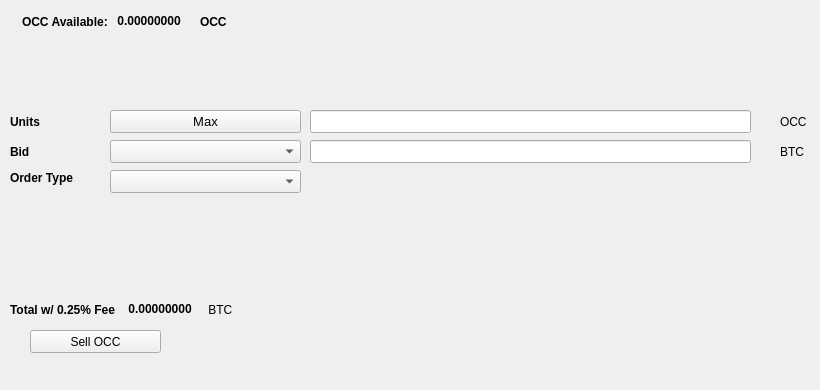
   <widget class="QWidget" name="SellTab">
    <attribute name="title">
     <string>Sell</string>
    </attribute>
    <widget class="QLabel" name="label_16">
     <property name="geometry">
      <rect>
       <x>780</x>
       <y>140</y>
       <width>31</width>
       <height>23</height>
      </rect>
     </property>
     <property name="text">
      <string>BTC</string>
     </property>
    </widget>
    <widget class="QComboBox" name="SellBidcomboBox">
     <property name="geometry">
      <rect>
       <x>110</x>
       <y>140</y>
       <width>191</width>
       <height>23</height>
      </rect>
     </property>
     <property name="font">
      <font>
       <pointsize>10</pointsize>
      </font>
     </property>
    </widget>
    <widget class="QLabel" name="label_18">
     <property name="geometry">
      <rect>
       <x>10</x>
       <y>110</y>
       <width>46</width>
       <height>23</height>
      </rect>
     </property>
     <property name="font">
      <font>
       <weight>75</weight>
       <bold>true</bold>
      </font>
     </property>
     <property name="text">
      <string>Units</string>
     </property>
    </widget>
    <widget class="QPushButton" name="Sell_Max_Amount">
     <property name="geometry">
      <rect>
       <x>110</x>
       <y>110</y>
       <width>191</width>
       <height>23</height>
      </rect>
     </property>
     <property name="font">
      <font>
       <pointsize>10</pointsize>
      </font>
     </property>
     <property name="text">
      <string>Max</string>
     </property>
    </widget>
    <widget class="QLabel" name="label_20">
     <property name="geometry">
      <rect>
       <x>10</x>
       <y>170</y>
       <width>91</width>
       <height>16</height>
      </rect>
     </property>
     <property name="font">
      <font>
       <weight>75</weight>
       <bold>true</bold>
      </font>
     </property>
     <property name="text">
      <string>Order Type</string>
     </property>
    </widget>
    <widget class="QComboBox" name="SellOrdertypeCombo">
     <property name="geometry">
      <rect>
       <x>110</x>
       <y>170</y>
       <width>191</width>
       <height>23</height>
      </rect>
     </property>
     <property name="font">
      <font>
       <pointsize>10</pointsize>
      </font>
     </property>
    </widget>
    <widget class="QLabel" name="label_21">
     <property name="geometry">
      <rect>
       <x>10</x>
       <y>140</y>
       <width>46</width>
       <height>23</height>
      </rect>
     </property>
     <property name="font">
      <font>
       <weight>75</weight>
       <bold>true</bold>
      </font>
     </property>
     <property name="text">
      <string>Bid</string>
     </property>
    </widget>
    <widget class="QLabel" name="label_22">
     <property name="geometry">
      <rect>
       <x>780</x>
       <y>110</y>
       <width>31</width>
       <height>23</height>
      </rect>
     </property>
     <property name="text">
      <string>OCC</string>
     </property>
    </widget>
    <widget class="QLineEdit" name="UnitsInputOCC">
     <property name="geometry">
      <rect>
       <x>310</x>
       <y>110</y>
       <width>441</width>
       <height>23</height>
      </rect>
     </property>
     <property name="font">
      <font>
       <pointsize>9</pointsize>
       <weight>75</weight>
       <bold>true</bold>
      </font>
     </property>
    </widget>
    <widget class="QLineEdit" name="SellBidPriceEdit">
     <property name="geometry">
      <rect>
       <x>310</x>
       <y>140</y>
       <width>441</width>
       <height>23</height>
      </rect>
     </property>
     <property name="font">
      <font>
       <pointsize>9</pointsize>
       <weight>75</weight>
       <bold>true</bold>
      </font>
     </property>
    </widget>
    <widget class="QPushButton" name="SellOCCBTN">
     <property name="geometry">
      <rect>
       <x>30</x>
       <y>330</y>
       <width>131</width>
       <height>23</height>
      </rect>
     </property>
     <property name="text">
      <string>Sell OCC</string>
     </property>
     <property name="icon">
      <iconset resource="../onecommacoin">
       <normaloff>:/icons/bitcoin</normaloff>:/icons/bitcoin</iconset>
     </property>
    </widget>
    <widget class="QWidget" name="layoutWidget3">
     <property name="geometry">
      <rect>
       <x>22</x>
       <y>12</y>
       <width>258</width>
       <height>19</height>
      </rect>
     </property>
     <layout class="QHBoxLayout" name="horizontalLayout">
      <item>
       <widget class="QLabel" name="label232_2">
        <property name="font">
         <font>
          <weight>75</weight>
          <bold>true</bold>
         </font>
        </property>
        <property name="text">
         <string>OCC Available:</string>
        </property>
       </widget>
      </item>
      <item>
       <widget class="QLabel" name="OCCAvailableLabel">
        <property name="palette">
         <palette>
          <active>
           <colorrole role="WindowText">
            <brush brushstyle="SolidPattern">
             <color alpha="255">
              <red>0</red>
              <green>0</green>
              <blue>0</blue>
             </color>
            </brush>
           </colorrole>
           <colorrole role="Button">
            <brush brushstyle="SolidPattern">
             <color alpha="255">
              <red>0</red>
              <green>170</green>
              <blue>0</blue>
             </color>
            </brush>
           </colorrole>
           <colorrole role="Light">
            <brush brushstyle="SolidPattern">
             <color alpha="255">
              <red>0</red>
              <green>255</green>
              <blue>0</blue>
             </color>
            </brush>
           </colorrole>
           <colorrole role="Midlight">
            <brush brushstyle="SolidPattern">
             <color alpha="255">
              <red>0</red>
              <green>212</green>
              <blue>0</blue>
             </color>
            </brush>
           </colorrole>
           <colorrole role="Dark">
            <brush brushstyle="SolidPattern">
             <color alpha="255">
              <red>0</red>
              <green>85</green>
              <blue>0</blue>
             </color>
            </brush>
           </colorrole>
           <colorrole role="Mid">
            <brush brushstyle="SolidPattern">
             <color alpha="255">
              <red>0</red>
              <green>113</green>
              <blue>0</blue>
             </color>
            </brush>
           </colorrole>
           <colorrole role="Text">
            <brush brushstyle="SolidPattern">
             <color alpha="255">
              <red>0</red>
              <green>170</green>
              <blue>0</blue>
             </color>
            </brush>
           </colorrole>
           <colorrole role="BrightText">
            <brush brushstyle="SolidPattern">
             <color alpha="255">
              <red>255</red>
              <green>255</green>
              <blue>255</blue>
             </color>
            </brush>
           </colorrole>
           <colorrole role="ButtonText">
            <brush brushstyle="SolidPattern">
             <color alpha="255">
              <red>0</red>
              <green>0</green>
              <blue>0</blue>
             </color>
            </brush>
           </colorrole>
           <colorrole role="Base">
            <brush brushstyle="SolidPattern">
             <color alpha="255">
              <red>255</red>
              <green>255</green>
              <blue>255</blue>
             </color>
            </brush>
           </colorrole>
           <colorrole role="Window">
            <brush brushstyle="SolidPattern">
             <color alpha="255">
              <red>0</red>
              <green>170</green>
              <blue>0</blue>
             </color>
            </brush>
           </colorrole>
           <colorrole role="Shadow">
            <brush brushstyle="SolidPattern">
             <color alpha="255">
              <red>0</red>
              <green>0</green>
              <blue>0</blue>
             </color>
            </brush>
           </colorrole>
           <colorrole role="AlternateBase">
            <brush brushstyle="SolidPattern">
             <color alpha="255">
              <red>127</red>
              <green>212</green>
              <blue>127</blue>
             </color>
            </brush>
           </colorrole>
           <colorrole role="ToolTipBase">
            <brush brushstyle="SolidPattern">
             <color alpha="255">
              <red>255</red>
              <green>255</green>
              <blue>220</blue>
             </color>
            </brush>
           </colorrole>
           <colorrole role="ToolTipText">
            <brush brushstyle="SolidPattern">
             <color alpha="255">
              <red>0</red>
              <green>0</green>
              <blue>0</blue>
             </color>
            </brush>
           </colorrole>
          </active>
          <inactive>
           <colorrole role="WindowText">
            <brush brushstyle="SolidPattern">
             <color alpha="255">
              <red>0</red>
              <green>0</green>
              <blue>0</blue>
             </color>
            </brush>
           </colorrole>
           <colorrole role="Button">
            <brush brushstyle="SolidPattern">
             <color alpha="255">
              <red>0</red>
              <green>170</green>
              <blue>0</blue>
             </color>
            </brush>
           </colorrole>
           <colorrole role="Light">
            <brush brushstyle="SolidPattern">
             <color alpha="255">
              <red>0</red>
              <green>255</green>
              <blue>0</blue>
             </color>
            </brush>
           </colorrole>
           <colorrole role="Midlight">
            <brush brushstyle="SolidPattern">
             <color alpha="255">
              <red>0</red>
              <green>212</green>
              <blue>0</blue>
             </color>
            </brush>
           </colorrole>
           <colorrole role="Dark">
            <brush brushstyle="SolidPattern">
             <color alpha="255">
              <red>0</red>
              <green>85</green>
              <blue>0</blue>
             </color>
            </brush>
           </colorrole>
           <colorrole role="Mid">
            <brush brushstyle="SolidPattern">
             <color alpha="255">
              <red>0</red>
              <green>113</green>
              <blue>0</blue>
             </color>
            </brush>
           </colorrole>
           <colorrole role="Text">
            <brush brushstyle="SolidPattern">
             <color alpha="255">
              <red>0</red>
              <green>170</green>
              <blue>0</blue>
             </color>
            </brush>
           </colorrole>
           <colorrole role="BrightText">
            <brush brushstyle="SolidPattern">
             <color alpha="255">
              <red>255</red>
              <green>255</green>
              <blue>255</blue>
             </color>
            </brush>
           </colorrole>
           <colorrole role="ButtonText">
            <brush brushstyle="SolidPattern">
             <color alpha="255">
              <red>0</red>
              <green>0</green>
              <blue>0</blue>
             </color>
            </brush>
           </colorrole>
           <colorrole role="Base">
            <brush brushstyle="SolidPattern">
             <color alpha="255">
              <red>255</red>
              <green>255</green>
              <blue>255</blue>
             </color>
            </brush>
           </colorrole>
           <colorrole role="Window">
            <brush brushstyle="SolidPattern">
             <color alpha="255">
              <red>0</red>
              <green>170</green>
              <blue>0</blue>
             </color>
            </brush>
           </colorrole>
           <colorrole role="Shadow">
            <brush brushstyle="SolidPattern">
             <color alpha="255">
              <red>0</red>
              <green>0</green>
              <blue>0</blue>
             </color>
            </brush>
           </colorrole>
           <colorrole role="AlternateBase">
            <brush brushstyle="SolidPattern">
             <color alpha="255">
              <red>127</red>
              <green>212</green>
              <blue>127</blue>
             </color>
            </brush>
           </colorrole>
           <colorrole role="ToolTipBase">
            <brush brushstyle="SolidPattern">
             <color alpha="255">
              <red>255</red>
              <green>255</green>
              <blue>220</blue>
             </color>
            </brush>
           </colorrole>
           <colorrole role="ToolTipText">
            <brush brushstyle="SolidPattern">
             <color alpha="255">
              <red>0</red>
              <green>0</green>
              <blue>0</blue>
             </color>
            </brush>
           </colorrole>
          </inactive>
          <disabled>
           <colorrole role="WindowText">
            <brush brushstyle="SolidPattern">
             <color alpha="255">
              <red>0</red>
              <green>85</green>
              <blue>0</blue>
             </color>
            </brush>
           </colorrole>
           <colorrole role="Button">
            <brush brushstyle="SolidPattern">
             <color alpha="255">
              <red>0</red>
              <green>170</green>
              <blue>0</blue>
             </color>
            </brush>
           </colorrole>
           <colorrole role="Light">
            <brush brushstyle="SolidPattern">
             <color alpha="255">
              <red>0</red>
              <green>255</green>
              <blue>0</blue>
             </color>
            </brush>
           </colorrole>
           <colorrole role="Midlight">
            <brush brushstyle="SolidPattern">
             <color alpha="255">
              <red>0</red>
              <green>212</green>
              <blue>0</blue>
             </color>
            </brush>
           </colorrole>
           <colorrole role="Dark">
            <brush brushstyle="SolidPattern">
             <color alpha="255">
              <red>0</red>
              <green>85</green>
              <blue>0</blue>
             </color>
            </brush>
           </colorrole>
           <colorrole role="Mid">
            <brush brushstyle="SolidPattern">
             <color alpha="255">
              <red>0</red>
              <green>113</green>
              <blue>0</blue>
             </color>
            </brush>
           </colorrole>
           <colorrole role="Text">
            <brush brushstyle="SolidPattern">
             <color alpha="255">
              <red>0</red>
              <green>85</green>
              <blue>0</blue>
             </color>
            </brush>
           </colorrole>
           <colorrole role="BrightText">
            <brush brushstyle="SolidPattern">
             <color alpha="255">
              <red>255</red>
              <green>255</green>
              <blue>255</blue>
             </color>
            </brush>
           </colorrole>
           <colorrole role="ButtonText">
            <brush brushstyle="SolidPattern">
             <color alpha="255">
              <red>0</red>
              <green>85</green>
              <blue>0</blue>
             </color>
            </brush>
           </colorrole>
           <colorrole role="Base">
            <brush brushstyle="SolidPattern">
             <color alpha="255">
              <red>0</red>
              <green>170</green>
              <blue>0</blue>
             </color>
            </brush>
           </colorrole>
           <colorrole role="Window">
            <brush brushstyle="SolidPattern">
             <color alpha="255">
              <red>0</red>
              <green>170</green>
              <blue>0</blue>
             </color>
            </brush>
           </colorrole>
           <colorrole role="Shadow">
            <brush brushstyle="SolidPattern">
             <color alpha="255">
              <red>0</red>
              <green>0</green>
              <blue>0</blue>
             </color>
            </brush>
           </colorrole>
           <colorrole role="AlternateBase">
            <brush brushstyle="SolidPattern">
             <color alpha="255">
              <red>0</red>
              <green>170</green>
              <blue>0</blue>
             </color>
            </brush>
           </colorrole>
           <colorrole role="ToolTipBase">
            <brush brushstyle="SolidPattern">
             <color alpha="255">
              <red>255</red>
              <green>255</green>
              <blue>220</blue>
             </color>
            </brush>
           </colorrole>
           <colorrole role="ToolTipText">
            <brush brushstyle="SolidPattern">
             <color alpha="255">
              <red>0</red>
              <green>0</green>
              <blue>0</blue>
             </color>
            </brush>
           </colorrole>
          </disabled>
         </palette>
        </property>
        <property name="font">
         <font>
          <weight>75</weight>
          <bold>true</bold>
         </font>
        </property>
        <property name="text">
         <string> 0.00000000 </string>
        </property>
        <property name="textInteractionFlags">
         <set>Qt::LinksAccessibleByMouse|Qt::TextSelectableByKeyboard|Qt::TextSelectableByMouse</set>
        </property>
       </widget>
      </item>
      <item>
       <widget class="QLabel" name="labelOCC">
        <property name="font">
         <font>
          <weight>75</weight>
          <bold>true</bold>
         </font>
        </property>
        <property name="text">
         <string>OCC</string>
        </property>
       </widget>
      </item>
     </layout>
    </widget>
    <widget class="QWidget" name="layoutWidget">
     <property name="geometry">
      <rect>
       <x>10</x>
       <y>300</y>
       <width>268</width>
       <height>19</height>
      </rect>
     </property>
     <layout class="QHBoxLayout" name="horizontalLayout_2">
      <item>
       <widget class="QLabel" name="label_19">
        <property name="font">
         <font>
          <weight>75</weight>
          <bold>true</bold>
         </font>
        </property>
        <property name="text">
         <string>Total w/ 0.25% Fee </string>
        </property>
       </widget>
      </item>
      <item>
       <widget class="QLabel" name="SellCostLabel">
        <property name="palette">
         <palette>
          <active>
           <colorrole role="WindowText">
            <brush brushstyle="SolidPattern">
             <color alpha="255">
              <red>0</red>
              <green>0</green>
              <blue>0</blue>
             </color>
            </brush>
           </colorrole>
           <colorrole role="Button">
            <brush brushstyle="SolidPattern">
             <color alpha="255">
              <red>0</red>
              <green>170</green>
              <blue>0</blue>
             </color>
            </brush>
           </colorrole>
           <colorrole role="Light">
            <brush brushstyle="SolidPattern">
             <color alpha="255">
              <red>0</red>
              <green>255</green>
              <blue>0</blue>
             </color>
            </brush>
           </colorrole>
           <colorrole role="Midlight">
            <brush brushstyle="SolidPattern">
             <color alpha="255">
              <red>0</red>
              <green>212</green>
              <blue>0</blue>
             </color>
            </brush>
           </colorrole>
           <colorrole role="Dark">
            <brush brushstyle="SolidPattern">
             <color alpha="255">
              <red>0</red>
              <green>85</green>
              <blue>0</blue>
             </color>
            </brush>
           </colorrole>
           <colorrole role="Mid">
            <brush brushstyle="SolidPattern">
             <color alpha="255">
              <red>0</red>
              <green>113</green>
              <blue>0</blue>
             </color>
            </brush>
           </colorrole>
           <colorrole role="Text">
            <brush brushstyle="SolidPattern">
             <color alpha="255">
              <red>0</red>
              <green>170</green>
              <blue>0</blue>
             </color>
            </brush>
           </colorrole>
           <colorrole role="BrightText">
            <brush brushstyle="SolidPattern">
             <color alpha="255">
              <red>255</red>
              <green>255</green>
              <blue>255</blue>
             </color>
            </brush>
           </colorrole>
           <colorrole role="ButtonText">
            <brush brushstyle="SolidPattern">
             <color alpha="255">
              <red>0</red>
              <green>0</green>
              <blue>0</blue>
             </color>
            </brush>
           </colorrole>
           <colorrole role="Base">
            <brush brushstyle="SolidPattern">
             <color alpha="255">
              <red>255</red>
              <green>255</green>
              <blue>255</blue>
             </color>
            </brush>
           </colorrole>
           <colorrole role="Window">
            <brush brushstyle="SolidPattern">
             <color alpha="255">
              <red>0</red>
              <green>170</green>
              <blue>0</blue>
             </color>
            </brush>
           </colorrole>
           <colorrole role="Shadow">
            <brush brushstyle="SolidPattern">
             <color alpha="255">
              <red>0</red>
              <green>0</green>
              <blue>0</blue>
             </color>
            </brush>
           </colorrole>
           <colorrole role="AlternateBase">
            <brush brushstyle="SolidPattern">
             <color alpha="255">
              <red>127</red>
              <green>212</green>
              <blue>127</blue>
             </color>
            </brush>
           </colorrole>
           <colorrole role="ToolTipBase">
            <brush brushstyle="SolidPattern">
             <color alpha="255">
              <red>255</red>
              <green>255</green>
              <blue>220</blue>
             </color>
            </brush>
           </colorrole>
           <colorrole role="ToolTipText">
            <brush brushstyle="SolidPattern">
             <color alpha="255">
              <red>0</red>
              <green>0</green>
              <blue>0</blue>
             </color>
            </brush>
           </colorrole>
          </active>
          <inactive>
           <colorrole role="WindowText">
            <brush brushstyle="SolidPattern">
             <color alpha="255">
              <red>0</red>
              <green>0</green>
              <blue>0</blue>
             </color>
            </brush>
           </colorrole>
           <colorrole role="Button">
            <brush brushstyle="SolidPattern">
             <color alpha="255">
              <red>0</red>
              <green>170</green>
              <blue>0</blue>
             </color>
            </brush>
           </colorrole>
           <colorrole role="Light">
            <brush brushstyle="SolidPattern">
             <color alpha="255">
              <red>0</red>
              <green>255</green>
              <blue>0</blue>
             </color>
            </brush>
           </colorrole>
           <colorrole role="Midlight">
            <brush brushstyle="SolidPattern">
             <color alpha="255">
              <red>0</red>
              <green>212</green>
              <blue>0</blue>
             </color>
            </brush>
           </colorrole>
           <colorrole role="Dark">
            <brush brushstyle="SolidPattern">
             <color alpha="255">
              <red>0</red>
              <green>85</green>
              <blue>0</blue>
             </color>
            </brush>
           </colorrole>
           <colorrole role="Mid">
            <brush brushstyle="SolidPattern">
             <color alpha="255">
              <red>0</red>
              <green>113</green>
              <blue>0</blue>
             </color>
            </brush>
           </colorrole>
           <colorrole role="Text">
            <brush brushstyle="SolidPattern">
             <color alpha="255">
              <red>0</red>
              <green>170</green>
              <blue>0</blue>
             </color>
            </brush>
           </colorrole>
           <colorrole role="BrightText">
            <brush brushstyle="SolidPattern">
             <color alpha="255">
              <red>255</red>
              <green>255</green>
              <blue>255</blue>
             </color>
            </brush>
           </colorrole>
           <colorrole role="ButtonText">
            <brush brushstyle="SolidPattern">
             <color alpha="255">
              <red>0</red>
              <green>0</green>
              <blue>0</blue>
             </color>
            </brush>
           </colorrole>
           <colorrole role="Base">
            <brush brushstyle="SolidPattern">
             <color alpha="255">
              <red>255</red>
              <green>255</green>
              <blue>255</blue>
             </color>
            </brush>
           </colorrole>
           <colorrole role="Window">
            <brush brushstyle="SolidPattern">
             <color alpha="255">
              <red>0</red>
              <green>170</green>
              <blue>0</blue>
             </color>
            </brush>
           </colorrole>
           <colorrole role="Shadow">
            <brush brushstyle="SolidPattern">
             <color alpha="255">
              <red>0</red>
              <green>0</green>
              <blue>0</blue>
             </color>
            </brush>
           </colorrole>
           <colorrole role="AlternateBase">
            <brush brushstyle="SolidPattern">
             <color alpha="255">
              <red>127</red>
              <green>212</green>
              <blue>127</blue>
             </color>
            </brush>
           </colorrole>
           <colorrole role="ToolTipBase">
            <brush brushstyle="SolidPattern">
             <color alpha="255">
              <red>255</red>
              <green>255</green>
              <blue>220</blue>
             </color>
            </brush>
           </colorrole>
           <colorrole role="ToolTipText">
            <brush brushstyle="SolidPattern">
             <color alpha="255">
              <red>0</red>
              <green>0</green>
              <blue>0</blue>
             </color>
            </brush>
           </colorrole>
          </inactive>
          <disabled>
           <colorrole role="WindowText">
            <brush brushstyle="SolidPattern">
             <color alpha="255">
              <red>0</red>
              <green>85</green>
              <blue>0</blue>
             </color>
            </brush>
           </colorrole>
           <colorrole role="Button">
            <brush brushstyle="SolidPattern">
             <color alpha="255">
              <red>0</red>
              <green>170</green>
              <blue>0</blue>
             </color>
            </brush>
           </colorrole>
           <colorrole role="Light">
            <brush brushstyle="SolidPattern">
             <color alpha="255">
              <red>0</red>
              <green>255</green>
              <blue>0</blue>
             </color>
            </brush>
           </colorrole>
           <colorrole role="Midlight">
            <brush brushstyle="SolidPattern">
             <color alpha="255">
              <red>0</red>
              <green>212</green>
              <blue>0</blue>
             </color>
            </brush>
           </colorrole>
           <colorrole role="Dark">
            <brush brushstyle="SolidPattern">
             <color alpha="255">
              <red>0</red>
              <green>85</green>
              <blue>0</blue>
             </color>
            </brush>
           </colorrole>
           <colorrole role="Mid">
            <brush brushstyle="SolidPattern">
             <color alpha="255">
              <red>0</red>
              <green>113</green>
              <blue>0</blue>
             </color>
            </brush>
           </colorrole>
           <colorrole role="Text">
            <brush brushstyle="SolidPattern">
             <color alpha="255">
              <red>0</red>
              <green>85</green>
              <blue>0</blue>
             </color>
            </brush>
           </colorrole>
           <colorrole role="BrightText">
            <brush brushstyle="SolidPattern">
             <color alpha="255">
              <red>255</red>
              <green>255</green>
              <blue>255</blue>
             </color>
            </brush>
           </colorrole>
           <colorrole role="ButtonText">
            <brush brushstyle="SolidPattern">
             <color alpha="255">
              <red>0</red>
              <green>85</green>
              <blue>0</blue>
             </color>
            </brush>
           </colorrole>
           <colorrole role="Base">
            <brush brushstyle="SolidPattern">
             <color alpha="255">
              <red>0</red>
              <green>170</green>
              <blue>0</blue>
             </color>
            </brush>
           </colorrole>
           <colorrole role="Window">
            <brush brushstyle="SolidPattern">
             <color alpha="255">
              <red>0</red>
              <green>170</green>
              <blue>0</blue>
             </color>
            </brush>
           </colorrole>
           <colorrole role="Shadow">
            <brush brushstyle="SolidPattern">
             <color alpha="255">
              <red>0</red>
              <green>0</green>
              <blue>0</blue>
             </color>
            </brush>
           </colorrole>
           <colorrole role="AlternateBase">
            <brush brushstyle="SolidPattern">
             <color alpha="255">
              <red>0</red>
              <green>170</green>
              <blue>0</blue>
             </color>
            </brush>
           </colorrole>
           <colorrole role="ToolTipBase">
            <brush brushstyle="SolidPattern">
             <color alpha="255">
              <red>255</red>
              <green>255</green>
              <blue>220</blue>
             </color>
            </brush>
           </colorrole>
           <colorrole role="ToolTipText">
            <brush brushstyle="SolidPattern">
             <color alpha="255">
              <red>0</red>
              <green>0</green>
              <blue>0</blue>
             </color>
            </brush>
           </colorrole>
          </disabled>
         </palette>
        </property>
        <property name="font">
         <font>
          <weight>75</weight>
          <bold>true</bold>
         </font>
        </property>
        <property name="autoFillBackground">
         <bool>false</bool>
        </property>
        <property name="text">
         <string> 0.00000000</string>
        </property>
        <property name="textInteractionFlags">
         <set>Qt::LinksAccessibleByMouse|Qt::TextSelectableByMouse</set>
        </property>
       </widget>
      </item>
      <item>
       <widget class="QLabel" name="label_17">
        <property name="font">
         <font>
          <weight>50</weight>
          <bold>false</bold>
         </font>
        </property>
        <property name="text">
         <string> BTC</string>
        </property>
       </widget>
      </item>
     </layout>
    </widget>
    <widget class="QLabel" name="label_23">
     <property name="geometry">
      <rect>
       <x>460</x>
       <y>300</y>
       <width>281</width>
       <height>81</height>
      </rect>
     </property>
     <property name="text">
      <string/>
     </property>
     <property name="pixmap">
      <pixmap>:/images/bittrex</pixmap>
     </property>
    </widget>
   </widget>
